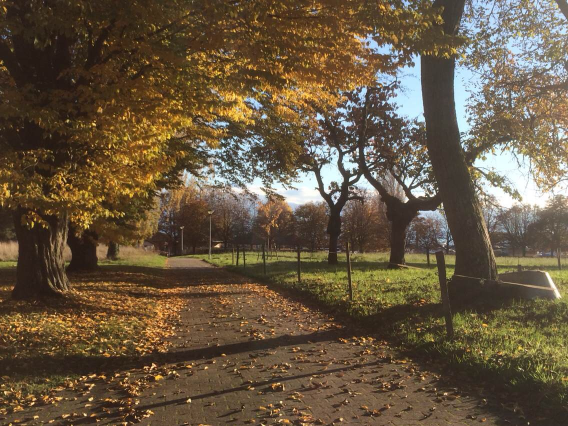
%> input picture Project1/enhance/path.jpg, 1136 x 852 px (shown at 1/2 size)
$ octave imageEnhancement.m   (GNU Octave 9; MATLAB toolbox functions it lacks are replaced by stand-ins)
%> lines starting %> are read from the running program, lines starting %| are printed output that depends on the picture
### Project1/enhance/histshow.m
function histshow(im)

im_g = rgb2gray(im);
h = hist(im_g(:), 0:1/255:1);
figure(), hold off, plot(h, 'k');
hold on;
col = ['r', 'g', 'b'];
for c = 1:3
    im_c = im(:,:,c);
    h_c = hist(im_c(:), 0:1/255:1);
    plot(h_c, col(c));
end
hold off;

### Project1/enhance/imageEnhancement.m
clear all;

SHARPEN = 1; % sharpen edge
COLOR_BAL = 0; % color balance

im = im2single(imread('path.jpg'));
figure(1), imshow(im), title('original');
histshow(im);
%> in histshow, `im_g = rgb2gray(im);`:
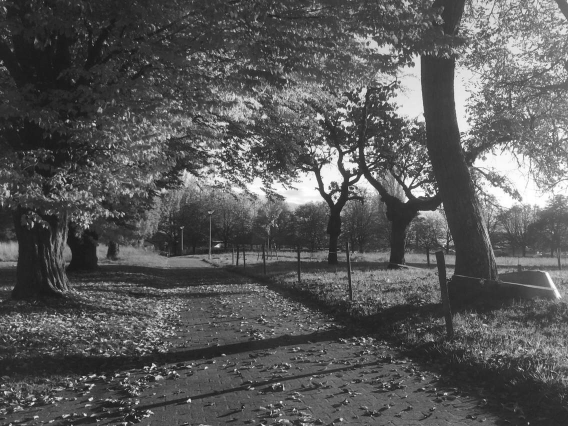
%> im_g: size 852x1136 single (shown at 1/2 size); min 0.0426, max 1, mean 0.349
%> in histshow, `h = hist(im_g(:), 0:1/255:1);`: h = 256 values, max 14102 at index 45, min 0 at index 1, mean 3780.8
%> the loop in histshow, `for c = 1:3` made 3 passes
%> pass 1, in histshow, `im_c = im(:,:,c);`:
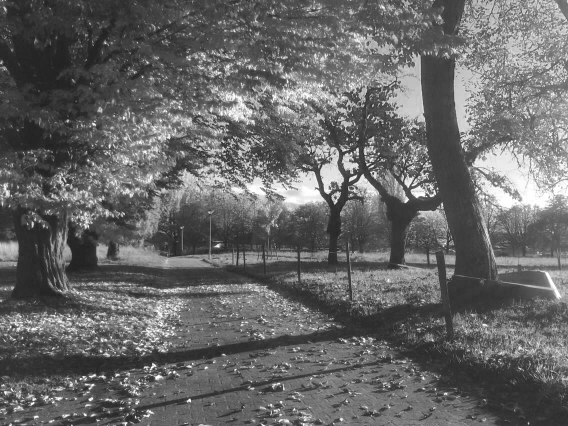
%> im_c: size 852x1136 single (shown at 1/2 size); min 0.0588, max 1, mean 0.404
%> pass 3, in histshow, `im_c = im(:,:,c);`:
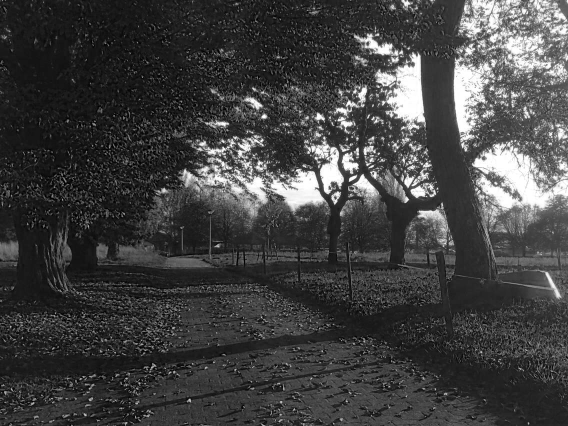
%> im_c: size 852x1136 single (shown at 1/2 size); min 0, max 1, mean 0.255
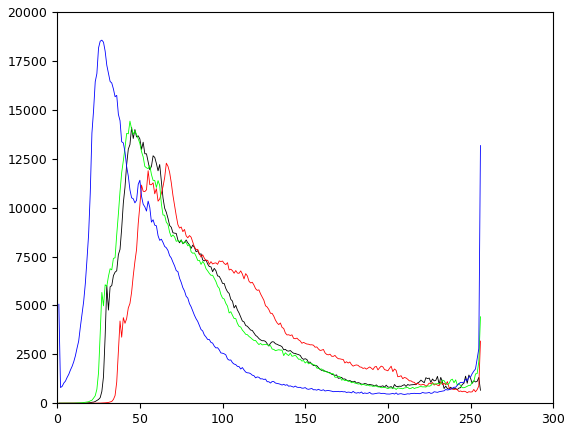
%> figure redrawn from the program's plot data; curve peaks at x = 45, y = 14102; curve peaks at x = 66, y = 12271; curve peaks at x = 44, y = 14421; curve peaks at x = 27, y = 18561

% gamma correction
im2 = im.^1.1;
figure(2), imshow(im2), title('gamma correction');
histshow(im2);
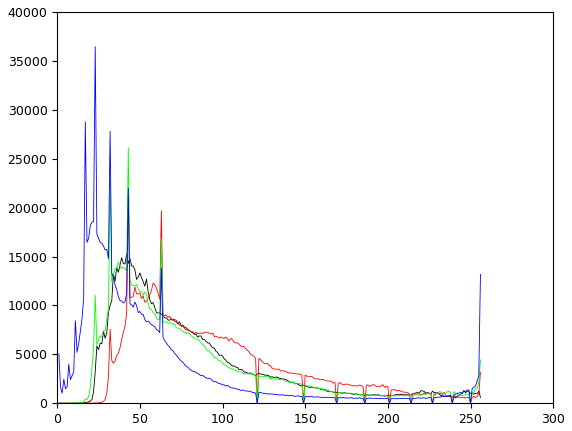
%> figure redrawn from the program's plot data; curve peaks at x = 42, y = 15282; curve peaks at x = 43, y = 21266; curve peaks at x = 43, y = 26138; curve peaks at x = 23, y = 36455

% histogram equalization
%> (the run ends here)

$ run again, with Project1/enhance/littleme.jpg copied over Project1/enhance/path.jpg
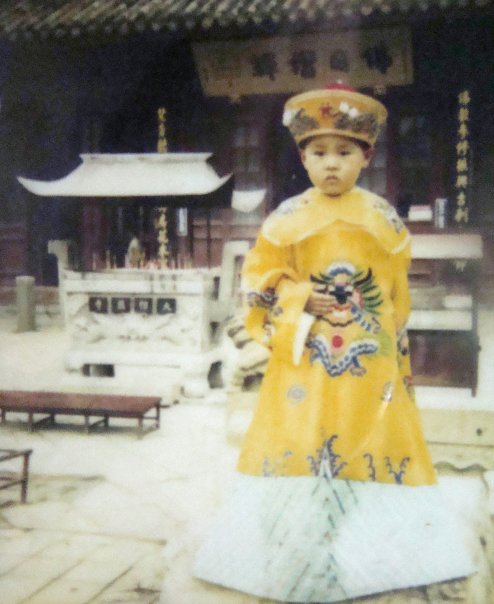
%> input picture Project1/enhance/littleme.jpg, 494 x 604 px
%> in histshow, `im_g = rgb2gray(im);`:
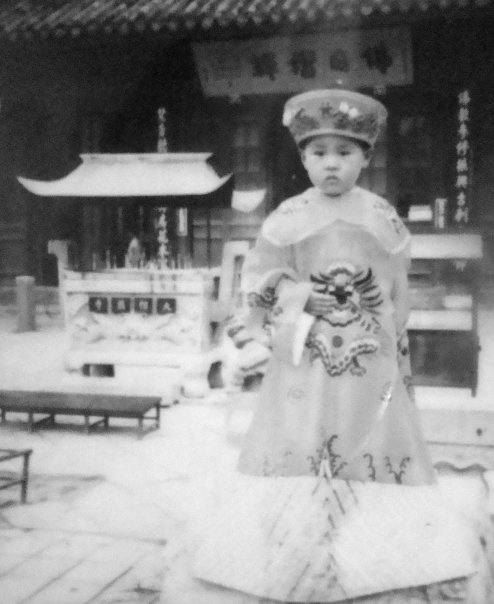
%> im_g: size 604x494 single; min 0.0275, max 0.976, mean 0.558
%> h = 256 values, max 3304 at index 231, min 0 at index 1, mean 1165.5
%> `histshow(im2);`:
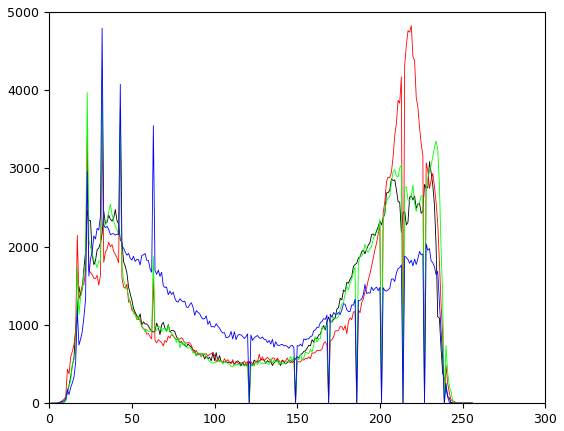
%> figure redrawn from the program's plot data; curve peaks at x = 230, y = 3087; curve peaks at x = 219, y = 4826; curve peaks at x = 32, y = 4114; curve peaks at x = 32, y = 4793
